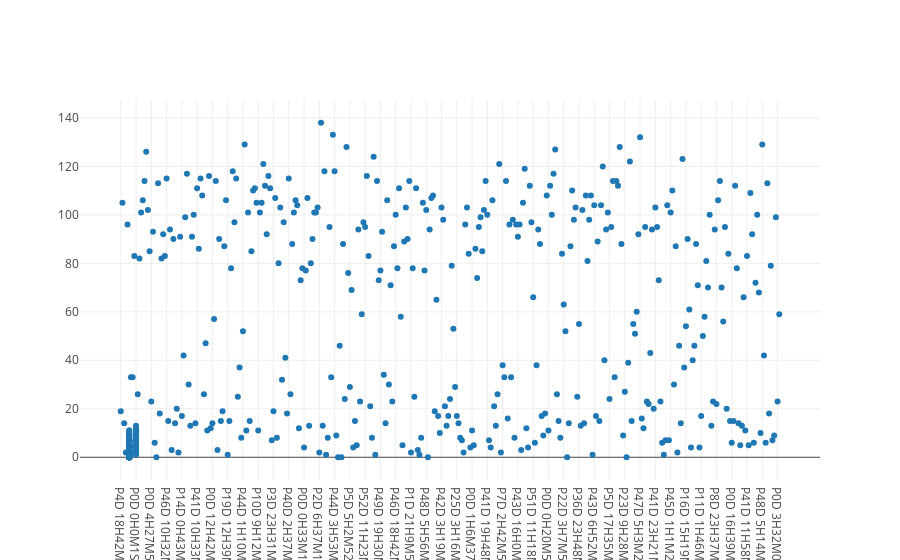

The notebook cell this image was saved under:
### Code cell
iplot(plot_pc(pa_user_grade_active, qty_x='active_duration', qty_y='grade_sum', 
              mode_= 'markers', text_=df_.user_id))
#Now this is all garbage -- we don't know what's going on with the timedelta format
#Here is more on plotting timeseries on plotly: https://plot.ly/python/time-series/
#It doesn't seem to be able to deal with timedelta objects

### Figure 1 — Plotly figure (JSON) as saved in the notebook; plotly's stock layout.template omitted (floating-point values rounded to 4 significant figures; data arrays with more than 128 entries replaced by an {"elided": "..."} marker saying what was removed)
{"data": [{"mode": "markers", "text": {"elided": "15201 int values"}, "type": "scatter", "uid": "ce4b8cdd-e808-4432-bcc5-4ded55efbc63", "x": {"elided": "607 str values"}, "y": {"elided": "607 int values"}}], "layout": {}}
